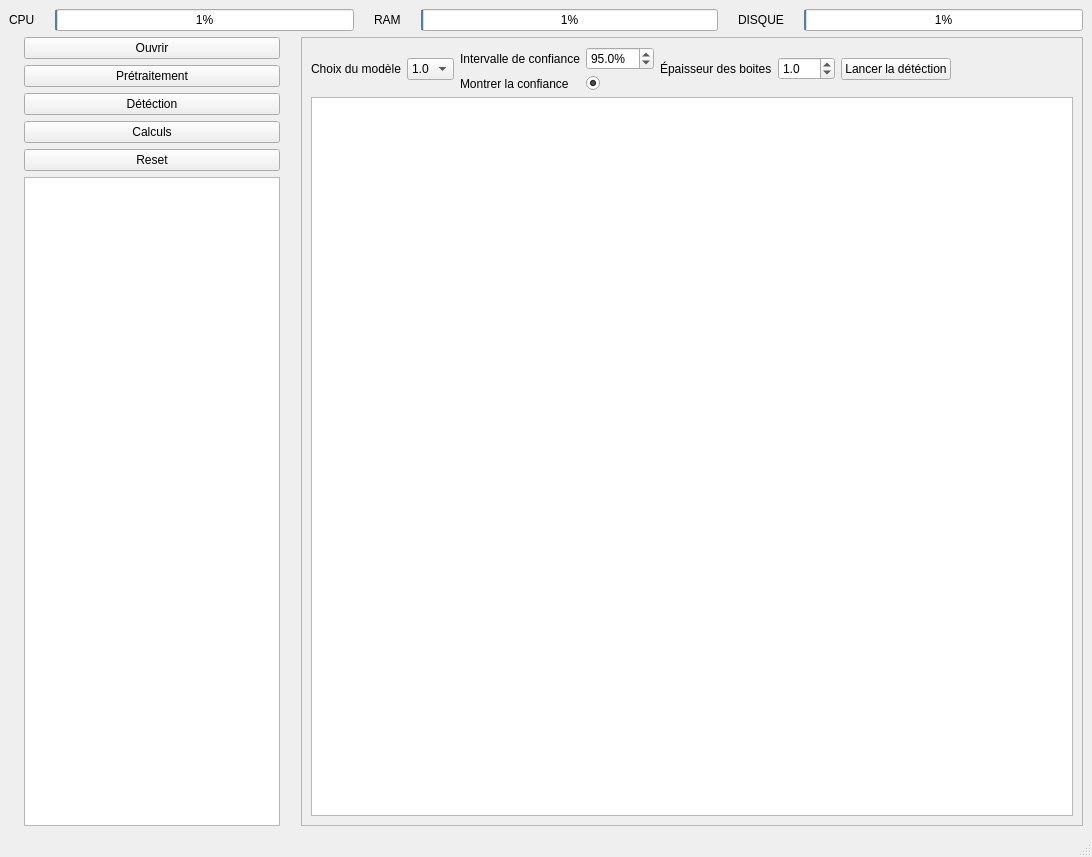
<?xml version="1.0" encoding="UTF-8"?>
<ui version="4.0">
 <class>MainWindow</class>
 <widget class="QMainWindow" name="MainWindow">
  <property name="geometry">
   <rect>
    <x>0</x>
    <y>0</y>
    <width>1092</width>
    <height>857</height>
   </rect>
  </property>
  <property name="windowTitle">
   <string>MainWindow</string>
  </property>
  <widget class="QWidget" name="centralwidget">
   <layout class="QFormLayout" name="formLayout">
    <property name="fieldGrowthPolicy">
     <enum>QFormLayout::AllNonFixedFieldsGrow</enum>
    </property>
    <item row="0" column="0" colspan="2">
     <layout class="QHBoxLayout" name="infos">
      <property name="spacing">
       <number>20</number>
      </property>
      <item>
       <layout class="QHBoxLayout" name="cpu">
        <item>
         <widget class="QLabel" name="cpu_label">
          <property name="text">
           <string>CPU</string>
          </property>
         </widget>
        </item>
        <item>
         <widget class="QProgressBar" name="cpu_bar">
          <property name="value">
           <number>1</number>
          </property>
         </widget>
        </item>
       </layout>
      </item>
      <item>
       <layout class="QHBoxLayout" name="ram">
        <item>
         <widget class="QLabel" name="ram_label">
          <property name="text">
           <string>RAM</string>
          </property>
         </widget>
        </item>
        <item>
         <widget class="QProgressBar" name="ram_bar">
          <property name="value">
           <number>1</number>
          </property>
         </widget>
        </item>
       </layout>
      </item>
      <item>
       <layout class="QHBoxLayout" name="disk">
        <item>
         <widget class="QLabel" name="disk_label">
          <property name="text">
           <string>DISQUE</string>
          </property>
         </widget>
        </item>
        <item>
         <widget class="QProgressBar" name="disk_bar">
          <property name="value">
           <number>1</number>
          </property>
         </widget>
        </item>
       </layout>
      </item>
     </layout>
    </item>
    <item row="1" column="0">
     <layout class="QVBoxLayout" name="menu">
      <property name="leftMargin">
       <number>15</number>
      </property>
      <property name="rightMargin">
       <number>15</number>
      </property>
      <item>
       <widget class="QPushButton" name="open">
        <property name="whatsThis">
         <string>&lt;html&gt;&lt;head/&gt;&lt;body&gt;&lt;p&gt;Ouvrir un image ou un dossier&lt;/p&gt;&lt;/body&gt;&lt;/html&gt;</string>
        </property>
        <property name="text">
         <string>Ouvrir</string>
        </property>
       </widget>
      </item>
      <item>
       <widget class="QPushButton" name="prepoc">
        <property name="text">
         <string>Prétraitement</string>
        </property>
       </widget>
      </item>
      <item>
       <widget class="QPushButton" name="detect">
        <property name="text">
         <string>Détéction</string>
        </property>
       </widget>
      </item>
      <item>
       <widget class="QPushButton" name="calc">
        <property name="text">
         <string>Calculs</string>
        </property>
       </widget>
      </item>
      <item>
       <widget class="QPushButton" name="reset">
        <property name="text">
         <string>Reset</string>
        </property>
       </widget>
      </item>
      <item>
       <widget class="QListWidget" name="files"/>
      </item>
     </layout>
    </item>
    <item row="1" column="1">
     <widget class="QStackedWidget" name="browser">
      <property name="frameShape">
       <enum>QFrame::StyledPanel</enum>
      </property>
      <property name="frameShadow">
       <enum>QFrame::Plain</enum>
      </property>
      <property name="currentIndex">
       <number>1</number>
      </property>
      <widget class="QWidget" name="preproc">
       <layout class="QFormLayout" name="formLayout_2">
        <item row="0" column="1">
         <layout class="QHBoxLayout" name="horizontalLayout">
          <item>
           <widget class="QLabel" name="auto_label">
            <property name="frameShape">
             <enum>QFrame::NoFrame</enum>
            </property>
            <property name="text">
             <string>Automatic</string>
            </property>
            <property name="alignment">
             <set>Qt::AlignCenter</set>
            </property>
           </widget>
          </item>
          <item>
           <widget class="QLabel" name="manual_label">
            <property name="text">
             <string>Manuel</string>
            </property>
            <property name="alignment">
             <set>Qt::AlignCenter</set>
            </property>
           </widget>
          </item>
         </layout>
        </item>
        <item row="1" column="1">
         <layout class="QHBoxLayout" name="preproc_tool">
          <item>
           <layout class="QVBoxLayout" name="automatic">
            <item>
             <widget class="QLabel" name="threshold_label">
              <property name="text">
               <string>Valeur threshold (0 - 255)</string>
              </property>
             </widget>
            </item>
            <item>
             <widget class="QSpinBox" name="threshold_box">
              <property name="cursor">
               <cursorShape>ArrowCursor</cursorShape>
              </property>
              <property name="accelerated">
               <bool>true</bool>
              </property>
              <property name="minimum">
               <number>1</number>
              </property>
              <property name="maximum">
               <number>255</number>
              </property>
              <property name="stepType">
               <enum>QAbstractSpinBox::DefaultStepType</enum>
              </property>
              <property name="value">
               <number>60</number>
              </property>
             </widget>
            </item>
            <item>
             <widget class="QPushButton" name="auto_apply">
              <property name="text">
               <string>Appliquer</string>
              </property>
             </widget>
            </item>
           </layout>
          </item>
          <item>
           <layout class="QVBoxLayout" name="manual">
            <item>
             <layout class="QGridLayout" name="manual_settings">
              <property name="leftMargin">
               <number>10</number>
              </property>
              <property name="topMargin">
               <number>10</number>
              </property>
              <property name="rightMargin">
               <number>10</number>
              </property>
              <property name="bottomMargin">
               <number>10</number>
              </property>
              <property name="spacing">
               <number>10</number>
              </property>
              <item row="1" column="1">
               <widget class="QSpinBox" name="x_max_box">
                <property name="maximum">
                 <number>10000</number>
                </property>
               </widget>
              </item>
              <item row="1" column="3">
               <widget class="QSpinBox" name="y_max_box"/>
              </item>
              <item row="0" column="1">
               <widget class="QSpinBox" name="x_min_box">
                <property name="maximum">
                 <number>10000</number>
                </property>
               </widget>
              </item>
              <item row="0" column="2">
               <widget class="QLabel" name="y_min">
                <property name="text">
                 <string>Y Min</string>
                </property>
                <property name="alignment">
                 <set>Qt::AlignCenter</set>
                </property>
               </widget>
              </item>
              <item row="0" column="0">
               <widget class="QLabel" name="x_min">
                <property name="text">
                 <string>X Min</string>
                </property>
                <property name="alignment">
                 <set>Qt::AlignCenter</set>
                </property>
               </widget>
              </item>
              <item row="1" column="0">
               <widget class="QLabel" name="x_max">
                <property name="text">
                 <string>X Max</string>
                </property>
                <property name="alignment">
                 <set>Qt::AlignCenter</set>
                </property>
               </widget>
              </item>
              <item row="0" column="3">
               <widget class="QSpinBox" name="y_min_box"/>
              </item>
              <item row="1" column="2">
               <widget class="QLabel" name="y_max">
                <property name="text">
                 <string>Y Max</string>
                </property>
                <property name="alignment">
                 <set>Qt::AlignCenter</set>
                </property>
               </widget>
              </item>
             </layout>
            </item>
            <item>
             <widget class="QPushButton" name="manual_apply">
              <property name="text">
               <string>Appliquer</string>
              </property>
             </widget>
            </item>
           </layout>
          </item>
         </layout>
        </item>
        <item row="3" column="1">
         <layout class="QHBoxLayout" name="preproc_confirm">
          <item>
           <widget class="QPushButton" name="preproc_accept">
            <property name="text">
             <string>Confirmer</string>
            </property>
           </widget>
          </item>
          <item>
           <widget class="QPushButton" name="preproc_reset">
            <property name="text">
             <string>Annuler</string>
            </property>
           </widget>
          </item>
         </layout>
        </item>
        <item row="2" column="1">
         <widget class="QGraphicsView" name="display_preproc"/>
        </item>
       </layout>
      </widget>
      <widget class="QWidget" name="detect_2">
       <layout class="QVBoxLayout" name="verticalLayout">
        <item>
         <layout class="QHBoxLayout" name="detect_tool">
          <item>
           <layout class="QHBoxLayout" name="detect_model">
            <item>
             <widget class="QLabel" name="choose_model_label">
              <property name="text">
               <string>Choix du modèle</string>
              </property>
             </widget>
            </item>
            <item>
             <widget class="QComboBox" name="choose_model">
              <property name="editable">
               <bool>false</bool>
              </property>
              <property name="currentText">
               <string notr="true">1.0</string>
              </property>
              <property name="currentIndex">
               <number>0</number>
              </property>
              <property name="sizeAdjustPolicy">
               <enum>QComboBox::AdjustToContentsOnFirstShow</enum>
              </property>
              <property name="placeholderText">
               <string/>
              </property>
              <property name="frame">
               <bool>true</bool>
              </property>
              <item>
               <property name="text">
                <string>1.0</string>
               </property>
              </item>
             </widget>
            </item>
           </layout>
          </item>
          <item>
           <layout class="QGridLayout" name="detect_conf">
            <item row="1" column="1">
             <widget class="QRadioButton" name="show_conf">
              <property name="text">
               <string/>
              </property>
              <property name="checked">
               <bool>true</bool>
              </property>
             </widget>
            </item>
            <item row="1" column="0">
             <widget class="QLabel" name="show_conf_label">
              <property name="text">
               <string>Montrer la confiance</string>
              </property>
             </widget>
            </item>
            <item row="0" column="0">
             <widget class="QLabel" name="taux_conf_label">
              <property name="text">
               <string>Intervalle de confiance</string>
              </property>
             </widget>
            </item>
            <item row="0" column="1">
             <widget class="QDoubleSpinBox" name="taux_conf">
              <property name="suffix">
               <string>%</string>
              </property>
              <property name="decimals">
               <number>1</number>
              </property>
              <property name="maximum">
               <double>100.000000000000000</double>
              </property>
              <property name="stepType">
               <enum>QAbstractSpinBox::DefaultStepType</enum>
              </property>
              <property name="value">
               <double>95.000000000000000</double>
              </property>
             </widget>
            </item>
           </layout>
          </item>
          <item>
           <layout class="QHBoxLayout" name="detect_box">
            <item>
             <widget class="QLabel" name="box_width_label">
              <property name="text">
               <string>Épaisseur des boites</string>
              </property>
             </widget>
            </item>
            <item>
             <widget class="QDoubleSpinBox" name="box_width">
              <property name="decimals">
               <number>1</number>
              </property>
              <property name="value">
               <double>1.000000000000000</double>
              </property>
             </widget>
            </item>
           </layout>
          </item>
          <item>
           <widget class="QPushButton" name="start_detect">
            <property name="text">
             <string>Lancer la détéction</string>
            </property>
           </widget>
          </item>
          <item>
           <spacer name="horizontalSpacer">
            <property name="orientation">
             <enum>Qt::Horizontal</enum>
            </property>
            <property name="sizeHint" stdset="0">
             <size>
              <width>40</width>
              <height>20</height>
             </size>
            </property>
           </spacer>
          </item>
         </layout>
        </item>
        <item>
         <widget class="QGraphicsView" name="display_detec"/>
        </item>
       </layout>
      </widget>
      <widget class="QWidget" name="calculs"/>
     </widget>
    </item>
   </layout>
  </widget>
  <widget class="QMenuBar" name="menubar">
   <property name="geometry">
    <rect>
     <x>0</x>
     <y>0</y>
     <width>1092</width>
     <height>21</height>
    </rect>
   </property>
  </widget>
  <widget class="QStatusBar" name="statusbar"/>
 </widget>
 <resources/>
 <connections/>
</ui>
